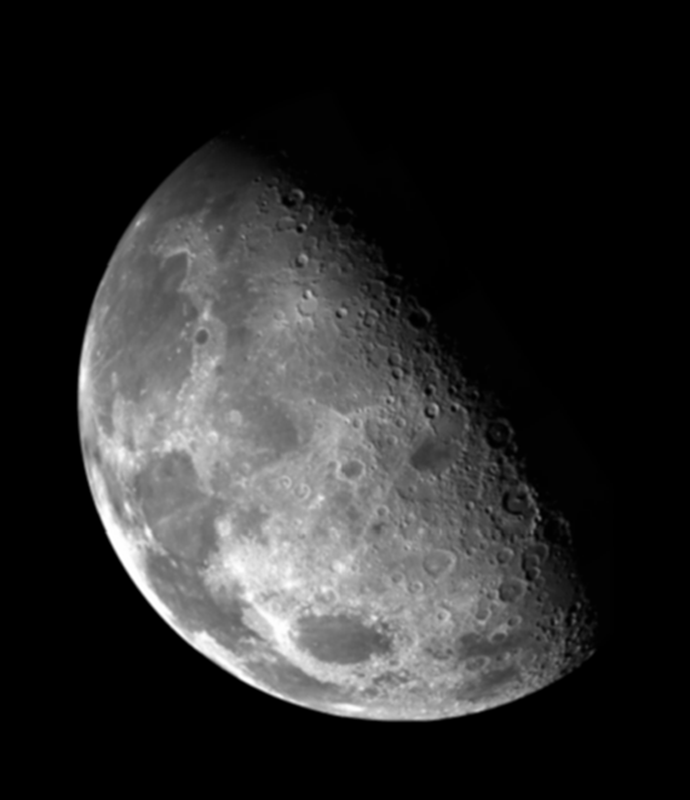
%> input picture lab6/blurry-moon.tif, 690 x 800 px
$ octave proj1.m   (GNU Octave 9; MATLAB toolbox functions it lacks are replaced by stand-ins)
%> lines starting %> are read from the running program, lines starting %| are printed output that depends on the picture
### lab6/GenerateLaplacian.m
function w = GenerateLaplacian(num)
%   num should be an odd number!
w = ones(num, num);
w((num+1)/2,(num+1)/2) = -num^2 + 1;
end

### lab6/proj1.m
clear;
close all;
f = imread ('blurry-moon.tif');
%> f is the input picture: size 800x690 uint8; min 0, max 255, mean 42.7
f = im2double(f);
%> f: size 800x690 double

figure(1);
subplot(3,2,1); imshow(f, [0 1]); title('original');
w8 = [1 1 1 ; 1 -8 1 ; 1 1 1];
g = imfilter(f,w8, 'replicate');
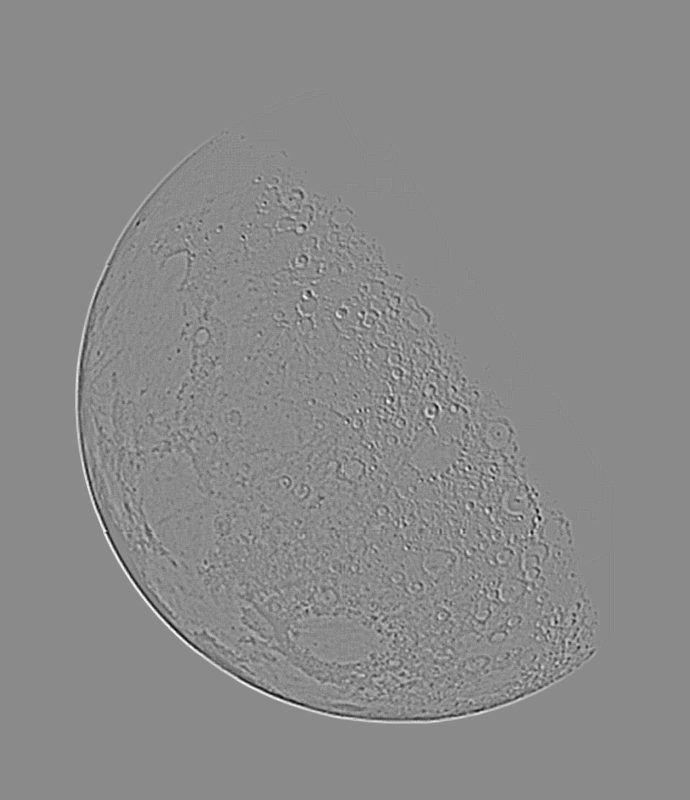
%> g: size 800x690 double; min -0.584, max 0.49, mean 9.01e-20; drawn with min black and max white
subplot(3,2,2); imshow(f-g, [0 1]);title('w8');
%> after `imshow(f-g, [0 1])`:
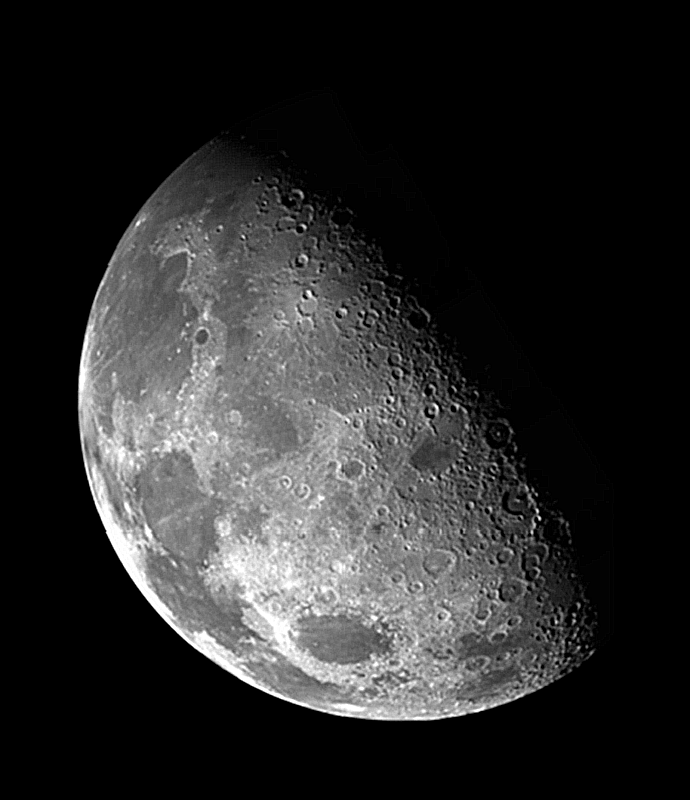
%> displayed picture: size 800x690, on the screen's scale of 0 to 255; min 0, max 255, mean 42.9

w5 = GenerateLaplacian(5);
g5 = imfilter(f,w5, 'replicate');
subplot(3,2,3); imshow(f-g5, [0 1]); title('n = 5');
%> after `imshow(f-g5, [0 1])`:
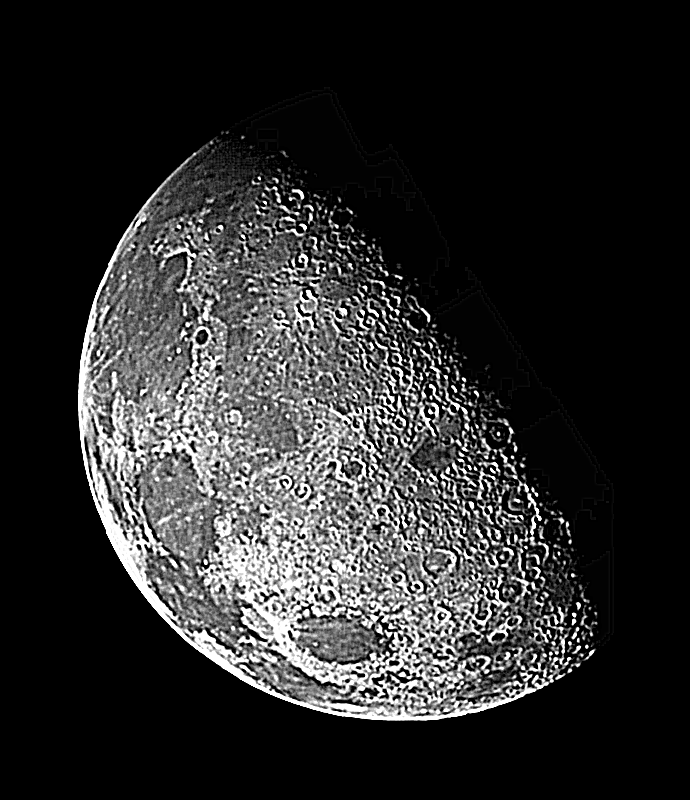
%> displayed picture: size 800x690, on the screen's scale of 0 to 255; min 0, max 255, mean 43.4
w9 = GenerateLaplacian(9);
g9 = imfilter(f,w9, 'replicate');
subplot(3,2,4); imshow(f-g9, [0 1]); title('n = 9');
%> after `imshow(f-g9, [0 1])`:
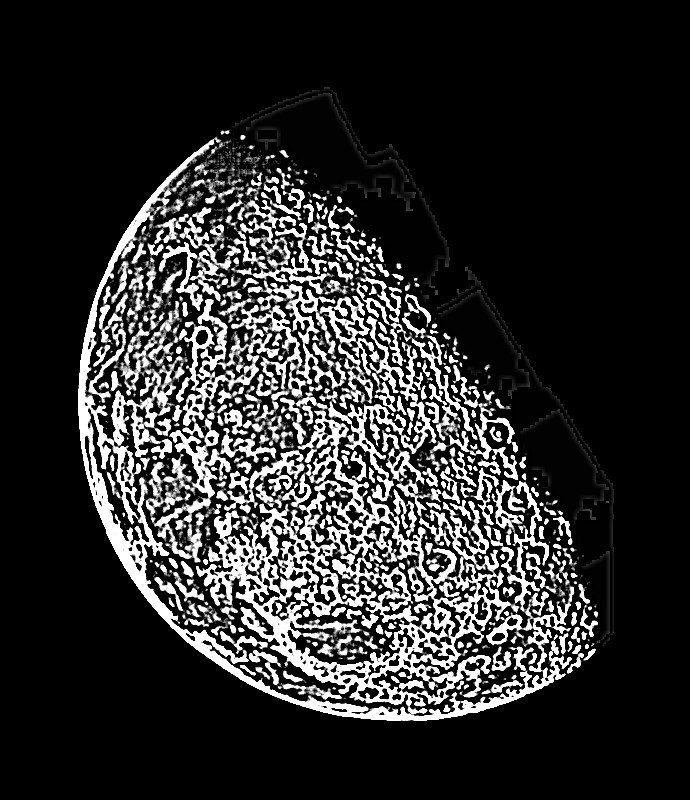
%> displayed picture: size 800x690, on the screen's scale of 0 to 255; min 0, max 255, mean 43.9
w15 = GenerateLaplacian(15);
g15 = imfilter(f,w15, 'replicate');
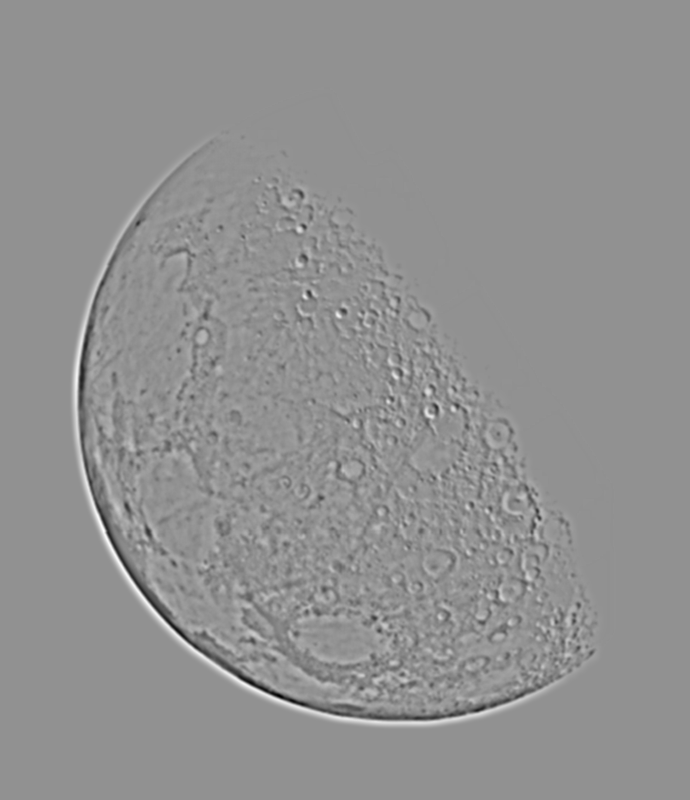
%> g15: size 800x690 double; min -100.9, max 76.04, mean 0; drawn with min black and max white
subplot(3,2,5); imshow(f-g15, [0 1]); title('n = 15');
%> after `imshow(f-g15, [0 1])`:
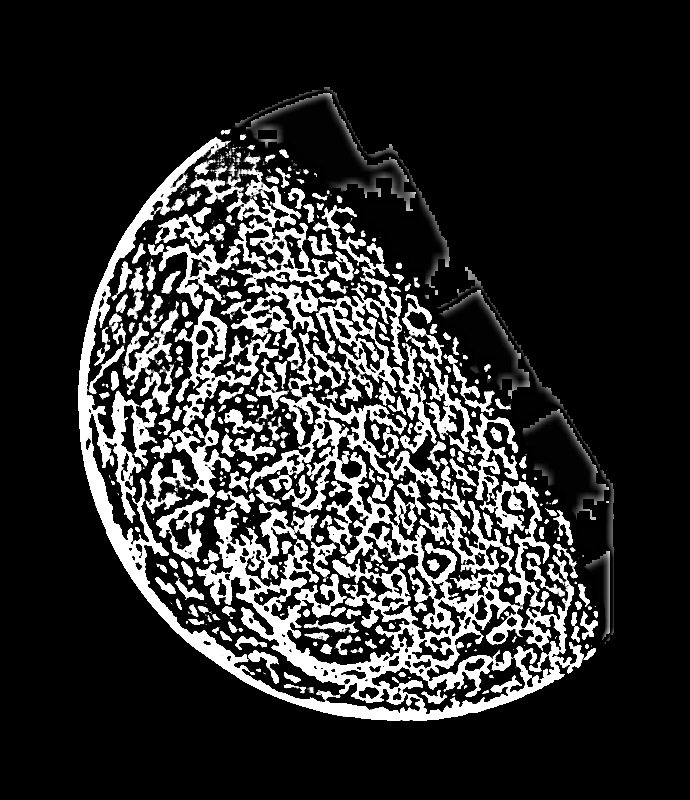
%> displayed picture: size 800x690, on the screen's scale of 0 to 255; min 0, max 255, mean 46
w25 = GenerateLaplacian(25);
g25 = imfilter(f,w25, 'replicate');
subplot(3,2,6); imshow(f-g25, [0 1]); title('n = 25');
%> after `imshow(f-g25, [0 1])`:
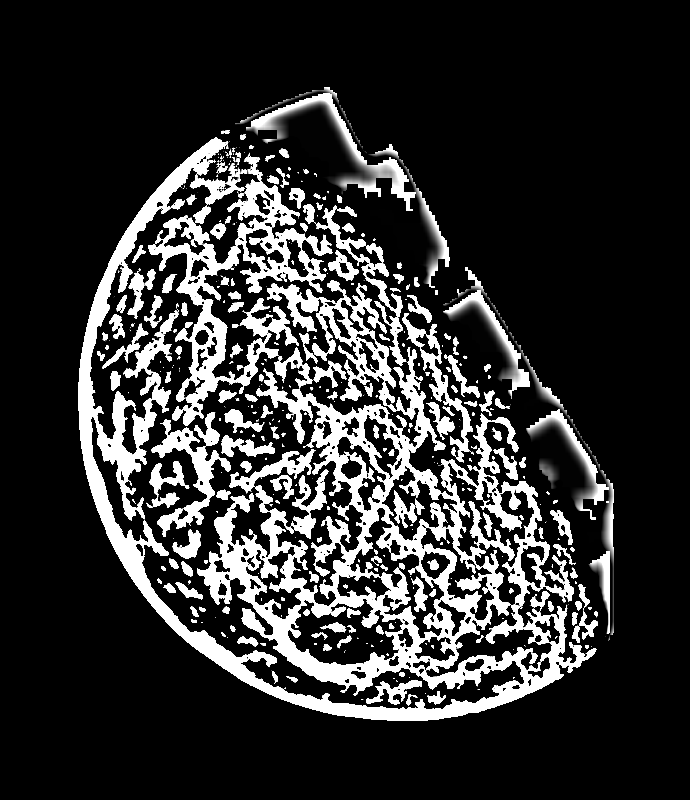
%> displayed picture: size 800x690, on the screen's scale of 0 to 255; min 0, max 255, mean 49
